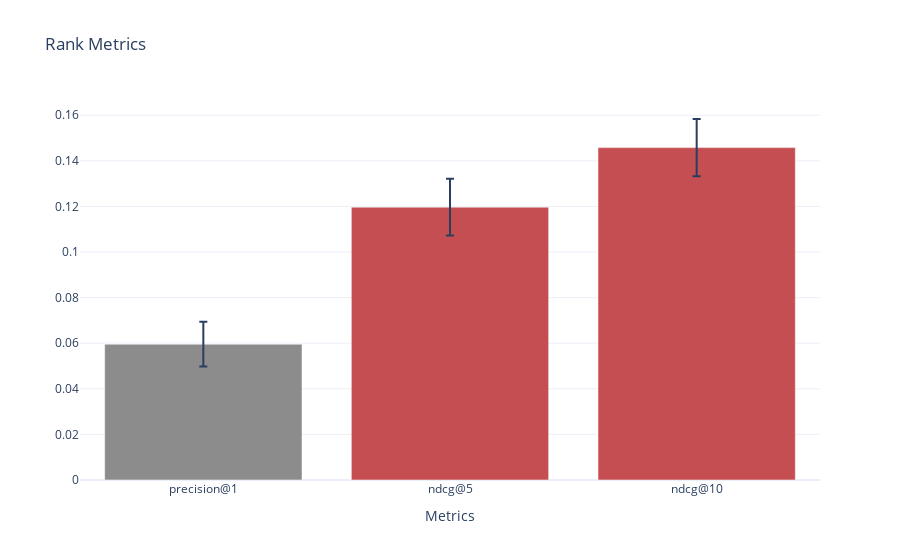

Notebook code cell kept with this figure:
### Code cell
rel.show(title = "Rank Metrics")

### Figure 1 — Plotly figure (JSON) as saved in the notebook; plotly's stock layout.template omitted (floating-point values rounded to 4 significant figures)
{"data": [{"error_y": {"array": [0.009828, 0.01241, 0.01255], "type": "data"}, "marker": {"color": ["#8C8C8C", "#C44E51", "#C44E51"]}, "orientation": "v", "type": "bar", "x": ["precision@1", "ndcg@5", "ndcg@10"], "y": [0.05959, 0.1197, 0.1458]}], "layout": {"legend": {"orientation": "h", "y": -0.2}, "title": {"text": "Rank Metrics"}, "xaxis": {"title": {"text": "Metrics"}}}}
